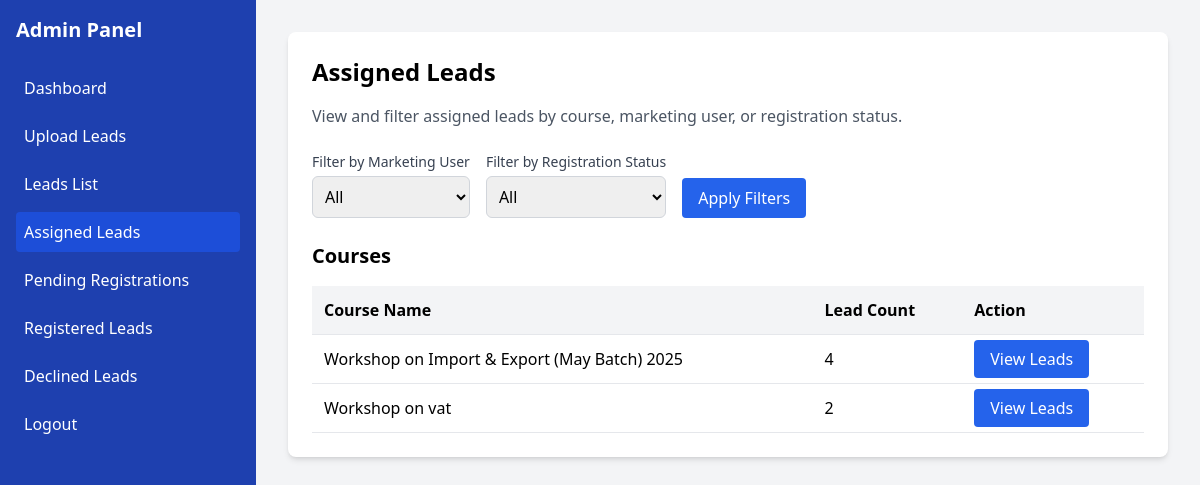
Before: /views/admin/assigned_leads.php (signed in) with the older database file.
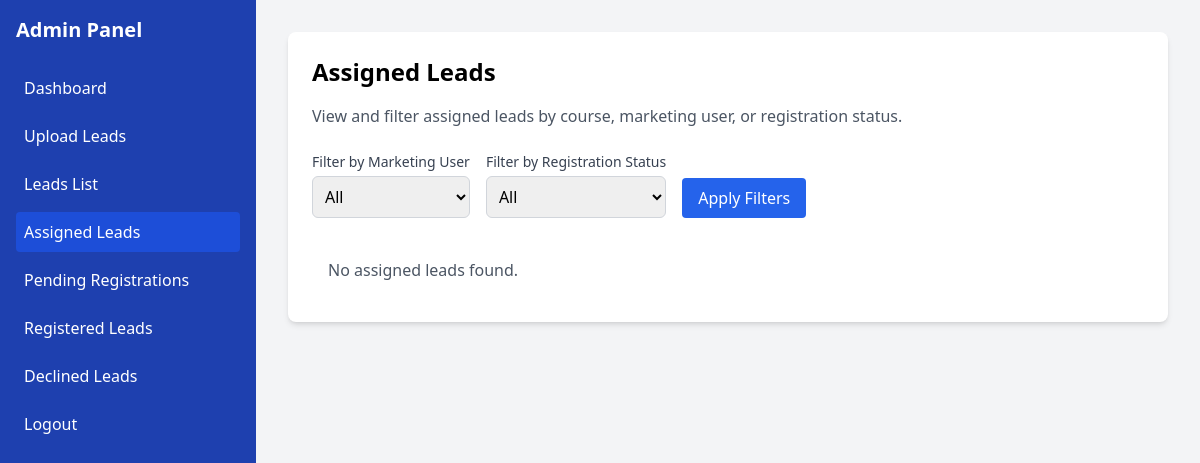
After: the same page with the newer database file.
### tables this page shows
CREATE TABLE IF NOT EXISTS `leads` (
  `id` int NOT NULL AUTO_INCREMENT,
  `form_name` varchar(100) NOT NULL,
  `full_name` varchar(100) NOT NULL,
  `email` varchar(100) NOT NULL,
  `phone` varchar(20) NOT NULL,
  `date_of_birth` date DEFAULT NULL,
  `nic_number` varchar(12) DEFAULT NULL,
  `permanent_address` text,
  `work_experience` text,
  `assigned_user_id` int DEFAULT NULL,
  `status` enum('new','assigned','pending_registration','registered','declined') DEFAULT 'new',
  `created_at` timestamp NULL DEFAULT CURRENT_TIMESTAMP,
  `registration_status` varchar(50) DEFAULT 'pending',
  PRIMARY KEY (`id`),
  KEY `assigned_user_id` (`assigned_user_id`)
);

### backend/controllers/LeadController.php (called while the page is built, shortened)
<?php
require_once __DIR__ . '/../config/db_connect.php';
require_once __DIR__ . '/../models/Lead.php';
class LeadController {
    private $leadModel;
    public function __construct($pdo) {
        $this->leadModel = new Lead($pdo);
    }
    public function getLeadsByCourse($course_name, $user_id = null, $registration_status = null) {
        return $this->leadModel->getLeadsByCourse($course_name, $user_id, $registration_status);
    }
    public function getDistinctCourses() {
        return $this->leadModel->getDistinctCourses();
    }
}

### backend/models/Lead.php (called while the page is built, shortened)
<?php
class Lead {
    private $pdo;
    public function __construct($pdo) {
        $this->pdo = $pdo;
    }
    public function getLeadsByCourse($course_name, $user_id = null, $registration_status = null) {
        if ($course_name) {
            $query = "SELECT l.*, u.username, r.status AS registration_status
                      FROM leads l
                      LEFT JOIN users u ON l.assigned_user_id = u.id
                      LEFT JOIN registrations r ON l.id = r.lead_id
                      WHERE l.form_name = ?";
            $params = [$course_name];
            $stmt = $this->pdo->prepare($query);
            $stmt->execute($params);
        }
        $results = $stmt->fetchAll(PDO::FETCH_ASSOC);
        return $results;
    }
    public function getDistinctCourses() {
        $stmt = $this->pdo->prepare("SELECT DISTINCT form_name FROM leads WHERE assigned_user_id IS NOT NULL AND status IN ('new', 'assigned')");
        $stmt->execute();
        return $stmt->fetchAll(PDO::FETCH_COLUMN);
    }
}

### views/admin/assigned_leads.php (the view, shortened to what this page needs)
<?php
require_once __DIR__ . '/../../backend/config/db_connect.php';
require_once __DIR__ . '/../../backend/controllers/LeadController.php';
$leadController = new LeadController($pdo);
$course_list = $leadController->getDistinctCourses();
$user_id = $_GET['user_id'] ?? '';
$registration_status = $_GET['registration_status'] ?? '';
$currentPage = basename($_SERVER['PHP_SELF']);
?>
<!DOCTYPE html>
<html lang="en">
<head>
    <script src="https://cdn.tailwindcss.com"></script>
</head>
<body class="bg-gray-100 font-sans">
    <div class="flex min-h-screen">
        <div class="sidebar fixed inset-y-0 left-0 w-64 bg-blue-800 text-white p-4 md:relative md:translate-x-0 z-10">
            <div class="flex items-center justify-between mb-6">
                <h2 class="text-xl font-bold">Admin Panel</h2>
            </div>
            <nav aria-label="Main navigation">
                <ul class="space-y-2">
                    <li>
                        <a href="<?php echo BASE_PATH; ?>/views/admin/dashboard.php" class="block p-2 rounded hover:bg-blue-700 <?php echo $currentPage === 'dashboard.php' ? 'bg-blue-700' : ''; ?>">
                            Dashboard
                        </a>
                    </li>
                    <li>
                        <a href="<?php echo BASE_PATH; ?>/views/admin/upload_leads.php" class="block p-2 rounded hover:bg-blue-700 <?php echo $currentPage === 'upload_leads.php' ? 'bg-blue-700' : ''; ?>">
                            Upload Leads
                        </a>
                    </li>
                    <li>
                        <a href="<?php echo BASE_PATH; ?>/views/admin/leads_list.php" class="block p-2 rounded hover:bg-blue-700 <?php echo $currentPage === 'leads_list.php' ? 'bg-blue-700' : ''; ?>">
                            Leads List
                        </a>
                    </li>
                    <li>
                        <a href="<?php echo BASE_PATH; ?>/views/admin/assigned_leads.php" class="block p-2 rounded hover:bg-blue-700 <?php echo $currentPage === 'assigned_leads.php' ? 'bg-blue-700' : ''; ?>">
                            Assigned Leads
                        </a>
                    </li>
                    <li>
                        <a href="<?php echo BASE_PATH; ?>/views/admin/pending_registrations.php" class="block p-2 rounded hover:bg-blue-700 <?php echo $currentPage === 'pending_registrations.php' ? 'bg-blue-700' : ''; ?>">
                            Pending Registrations
                        </a>
                    </li>
                    <li>
                        <a href="<?php echo BASE_PATH; ?>/views/admin/registered_leads.php" class="block p-2 rounded hover:bg-blue-700 <?php echo $currentPage === 'registered_leads.php' ? 'bg-blue-700' : ''; ?>">
                            Registered Leads
                        </a>
                    </li>
                    <li>
                        <a href="<?php echo BASE_PATH; ?>/views/admin/declined_leads.php" class="block p-2 rounded hover:bg-blue-700 <?php echo $currentPage === 'declined_leads.php' ? 'bg-blue-700' : ''; ?>">
                            Declined Leads
                        </a>
                    </li>
                    <li>
                        <a href="<?php echo BASE_PATH; ?>/views/auth/logout.php" class="block p-2 rounded hover:bg-red-600">
                            Logout
                        </a>
                    </li>
                </ul>
            </nav>
        </div>
        <div class="flex-1 p-4 md:p-8">
            <div class="max-w-4xl mx-auto bg-white p-6 rounded-lg shadow-md">
                <h1 class="text-2xl font-bold mb-4">Assigned Leads</h1>
                <p class="mb-6 text-gray-600">View and filter assigned leads by course, marketing user, or registration status.</p>
                <form method="GET" action="<?php echo BASE_PATH; ?>/views/admin/assigned_leads.php" class="mb-6 space-y-4 sm:flex sm:space-y-0 sm:space-x-4 sm:items-end">
                    <div class="form-group">
                        <label for="user_id" class="block text-sm font-medium text-gray-700">Filter by Marketing User</label>
                        <select name="user_id" id="user_id" class="mt-1 block w-full p-2 border border-gray-300 rounded-md focus:ring-blue-500 focus:border-blue-500">
                            <option value="">All</option>
                        </select>
                    </div>
                    <div class="form-group">
                        <label for="registration_status" class="block text-sm font-medium text-gray-700">Filter by Registration Status</label>
                        <select name="registration_status" id="registration_status" class="mt-1 block w-full p-2 border border-gray-300 rounded-md focus:ring-blue-500 focus:border-blue-500">
                            <option value="">All</option>
                        </select>
                    </div>
                    <button type="submit" class="px-4 py-2 bg-blue-600 text-white rounded hover:bg-blue-700">Apply Filters</button>
                </form>
                <?php if (empty($course_list)): ?>
                    <div class="p-4 text-gray-600">No assigned leads found.</div>
                <?php else: ?>
                    <h2 class="text-xl font-semibold mb-4">Courses</h2>
                    <div class="overflow-x-auto">
                        <table class="table">
                            <thead>
                                <tr>
                                    <th>Course Name</th>
                                    <th>Lead Count</th>
                                    <th>Action</th>
                                </tr>
                            </thead>
                            <tbody>
                                <?php foreach ($course_list as $course_name): ?>
                                    <tr>
                                        <td><?php echo htmlspecialchars($course_name); ?></td>
                                        <td><?php echo htmlspecialchars((string)count(array_filter($leadController->getLeadsByCourse($course_name, $user_id ?: null, $registration_status ?: null), fn($lead) => $lead['assigned_user_id'] !== null))); ?></td>
                                        <td>
                                            <a href="?course=<?php echo urlencode($course_name); ?>&user_id=<?php echo urlencode($user_id); ?>&registration_status=<?php echo urlencode($registration_status); ?>" class="px-4 py-2 bg-blue-600 text-white rounded hover:bg-blue-700">View Leads</a>
                                        </td>
                                    </tr>
                                <?php endforeach; ?>
                            </tbody>
                        </table>
                    </div>
                <?php endif; ?>
            </div>
        </div>
    </div>
</body>
</html>

### views/admin/assigned_leads.php (style rules this page uses)
.sidebar { transition: transform 0.3s ease-in-out; }
.table { width: 100%; border-collapse: collapse; }
.table th, .table td { padding: 12px; text-align: left; border-bottom: 1px solid #e5e7eb; }
.table th { background-color: #f3f4f6; font-weight: 600; }

Changed rows visible on the page:
removed leads: assigned_user "2"
Other visible differences:
text no longer shown: "Courses Course Name Lead Count Action"
text now shown: "No assigned leads found."
list line gone: "Workshop on Import & Export (May Batch) 2025 4 View Leads"
list line gone: "Workshop on vat View Leads"
